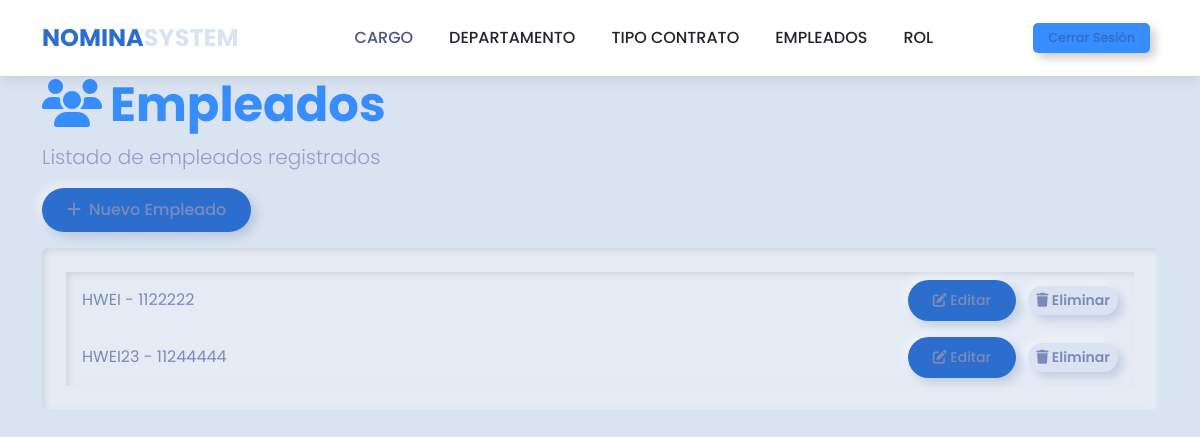
Page /empleado/ (signed in) on the committed database.
### empleado/models.py (models this page shows)
class Empleado(models.Model):
    SEXO_CHOICES = [('M', 'Masculino'),('F', 'Femenino')]
    nombre = models.CharField(max_length=100)
    cedula = models.CharField(max_length=20, unique=True)
    direccion = models.TextField()
    sexo = models.CharField(max_length=1, choices=SEXO_CHOICES)
    sueldo = models.DecimalField(max_digits=10, decimal_places=2)
    cargo = models.ForeignKey(Cargo,on_delete=models.CASCADE)
    departamento = models.ForeignKey(Departamentos,on_delete=models.CASCADE)
    tipo_contrato = models.ForeignKey(TipoContrato,on_delete=models.CASCADE)
    def __str__(self):
        return f"{self.nombre} - {self.cedula}"

### empleado/views.py (the view)
# urls.py: path('', views.lista_empleados, name='lista'),
@login_required
def lista_empleados(request):
    empleados = Empleado.objects.all()
    return render(request, 'empleado/lista.html', {'empleados': empleados})

### template/empleado/lista.html (shortened to what this page needs)
{% extends "home.html" %}
{% block content %}
<div class="container">
    <header class="page-header">
        <h1 class="display-5 fw-bold text-primary">
            <i class="fas fa-users me-2"></i>Empleados
        </h1>
        <p class="lead text-muted">Listado de empleados registrados</p>
    </header>
    <div class="mb-3">
        <a href="{% url 'empleado:crear_empleado' %}" class="btn btn-primary">
            <i class="fas fa-plus me-2"></i>Nuevo Empleado
        </a>
    </div>
    <div class="card">
        <div class="card-body">
            <ul class="list-group list-group-flush">
                {% for empleado in empleados %}
                <li class="list-group-item d-flex justify-content-between align-items-center">
                    {{ empleado }}
                    <div>
                        <a href="{% url 'empleado:editar_empleado' empleado.pk %}" class="btn btn-sm btn-primary me-2">
                            <i class="fas fa-edit"></i> Editar
                        </a>
                        <a href="{% url 'empleado:eliminar_empleado' empleado.pk %}" class="btn btn-sm btn-danger">
                            <i class="fas fa-trash"></i> Eliminar
                        </a>
                    </div>
                </li>
                {% empty %}
                <li class="list-group-item text-muted">No hay empleados registrados.</li>
                {% endfor %}
            </ul>
        </div>
    </div>
</div>
{% endblock %}

### template/home.html (style rules this page uses)
:root { --primary-color: #2c6ecd; --secondary-color: #19b3b3; --accent-color: #f8f9fa; --dark-color: #212529; --text-color: #495057; }
body { font-family: 'Poppins', sans-serif; color: var(--text-color); overflow-x: hidden; }
.btn-primary { background-color: var(--primary-color); border-color: var(--primary-color); padding: 10px 25px; border-radius: 50px; font-weight: 500; transition: all 0.3s ease; }

### rows in the picture
Empleado: nombre+cedula "HWEI - 1122222"
Empleado: nombre+cedula "HWEI23 - 11244444"
